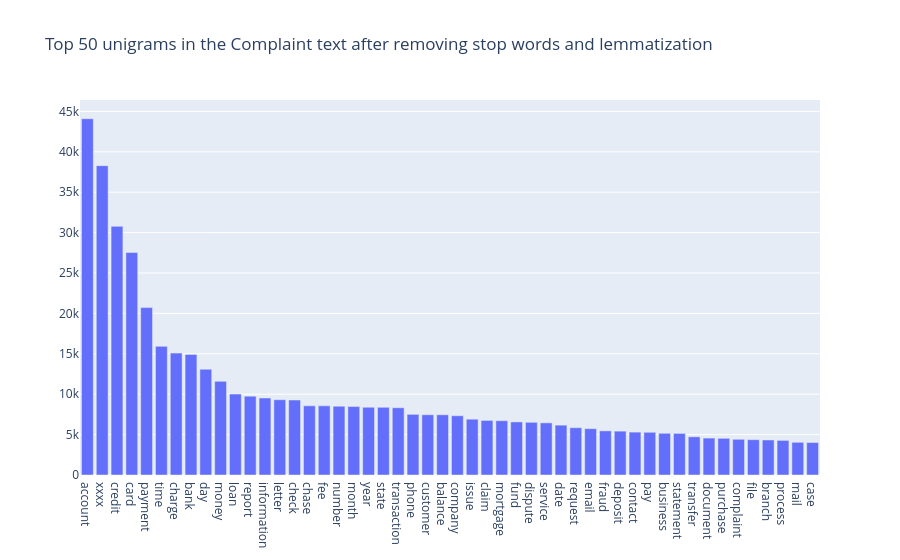

This figure's notebook cell:
### Markdown cell above
## Here are the top unigrams,bigrams and trigrams by frequency among all the complaints after processing the text. ‘

'Credit’, ‘debt’, ‘bank’, ‘loan’ and ‘mortgage’ are some of the top words which makes sense given the focus of the complaints.

### Code cell
from sklearn.feature_extraction.text import CountVectorizer, TfidfVectorizer
from pprint import pprint
def get_top_n_words(corpus, n=None):
    vec = CountVectorizer(stop_words='english').fit(corpus)
    bag_of_words = vec.transform(corpus)
    sum_words = bag_of_words.sum(axis=0) 
    words_freq = [(word, sum_words[0, idx]) for word, idx in vec.vocabulary_.items()]
    words_freq =sorted(words_freq, key = lambda x: x[1], reverse=True)
    return words_freq[:n]
common_words = get_top_n_words(df_clean['Complaint_clean'].values.astype('U'), 50)
df2 = pd.DataFrame(common_words, columns = ['unigram' , 'count'])

fig = go.Figure([go.Bar(x=df2['unigram'], y=df2['count'])])
fig.update_layout(title=go.layout.Title(text="Top 50 unigrams in the Complaint text after removing stop words and lemmatization"))
fig.show()

### Figure 1 — Plotly figure (JSON) as saved in the notebook; plotly's stock layout.template omitted (floating-point values rounded to 4 significant figures)
{"data": [{"type": "bar", "x": ["account", "xxxx", "credit", "card", "payment", "time", "charge", "bank", "day", "money", "loan", "report", "information", "letter", "check", "chase", "fee", "number", "month", "year", "state", "transaction", "phone", "customer", "balance", "company", "issue", "claim", "mortgage", "fund", "dispute", "service", "date", "request", "email", "fraud", "deposit", "contact", "pay", "business", "statement", "transfer", "document", "purchase", "complaint", "file", "branch", "process", "mail", "case"], "y": [44093, 38284, 30773, 27535, 20719, 15923, 15090, 14926, 13092, 11592, 10017, 9760, 9532, 9316, 9283, 8563, 8559, 8512, 8471, 8389, 8375, 8322, 7506, 7457, 7454, 7334, 6906, 6756, 6719, 6570, 6522, 6452, 6171, 5856, 5735, 5462, 5429, 5307, 5287, 5162, 5148, 4728, 4571, 4540, 4418, 4369, 4335, 4283, 4048, 4020]}], "layout": {"title": {"text": "Top 50 unigrams in the Complaint text after removing stop words and lemmatization"}}}
